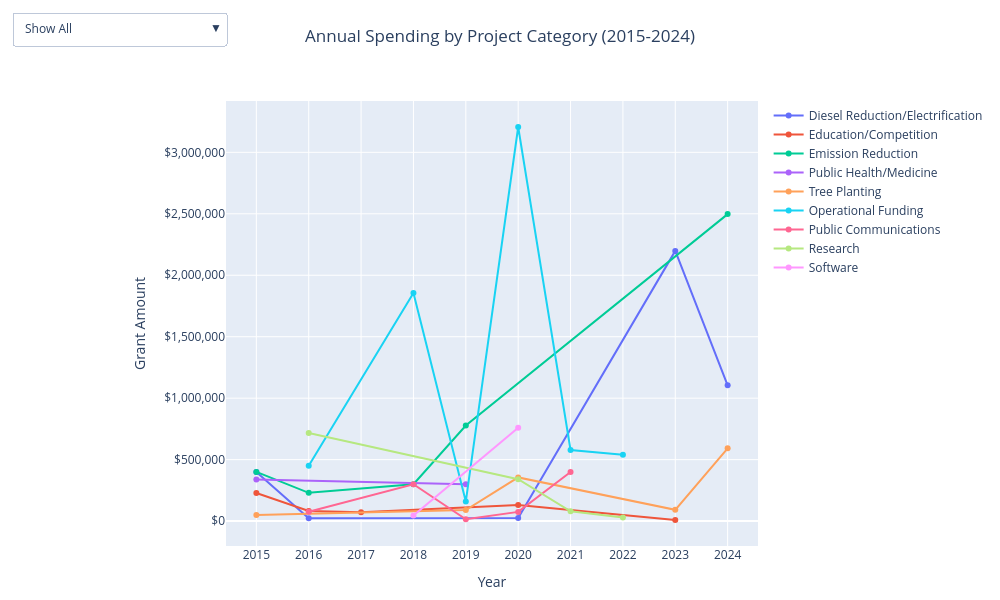

Notebook cell for this chart:
### Code cell
# Spending by Project Category

# --- CREATE THE FIGURE ---
fig = go.Figure()

# Add a line for each category
for cat in categories:
    temp_df = df_grouped[df_grouped['Project Category'] == cat]
    fig.add_trace(
        go.Scatter(
            x=temp_df['Year'], 
            y=temp_df['Grant Amount'], 
            name=cat, 
            mode='lines+markers', # Added markers for better visibility
            visible=True
        )
    )

# --- CREATE THE DROPDOWN & LAYOUT ---
fig.update_layout(
    updatemenus=[
        {
            "buttons": [
                {
                    "label": "Show All",
                    "method": "update",
                    "args": [{"visible": [True] * len(categories)}, {"title": "All Project Spending"}]
                },
                *[
                    {
                        "label": cat,
                        "method": "update",
                        "args": [
                            {"visible": [c == cat for c in categories]},
                            {"title": f"Spending: {cat}"}
                        ]
                    } for cat in categories
                ]
            ],
            "direction": "down",
            "showactive": True,
            "x": 0.0, # Moved to far left
            "y": 1.2  # Moved slightly higher to avoid overlapping the title
        }
    ],
    width=1000,
    height=600,
    autosize=False,
    margin=dict(l=50, r=50, t=100, b=50),
    xaxis=dict(title="Year", tickmode='linear'), # Ensures every year shows up
    yaxis=dict(
        title="Grant Amount",
        tickprefix="$",    # Adds $ to the start of every number
        tickformat=",",    # Adds commas (e.g., 1,000,000)
    ),
    title={
            'text': "Annual Spending by Project Category (2015-2024)",
            'y': 0.95,           # Vertical position (0 to 1)
            'x': 0.5,            # Horizontal position (0.5 is center)
            'xanchor': 'center', # Ensures the center of the text aligns with the x coordinate
            'yanchor': 'top'
    }
)

fig.show()

# Export for Wix
# html_snippet = fig.to_html(full_html=False, include_plotlyjs='cdn')
# print(html_snippet)

### Figure 1 — Plotly figure (JSON) as saved in the notebook; plotly's stock layout.template omitted (floating-point values rounded to 4 significant figures)
{"data": [{"mode": "lines+markers", "name": "Diesel Reduction/Electrification", "type": "scatter", "visible": true, "x": [2015, 2016, 2020, 2023, 2024], "y": [400000, 24000, 25000, 2198339, 1105061]}, {"mode": "lines+markers", "name": "Education/Competition", "type": "scatter", "visible": true, "x": [2015, 2016, 2017, 2020, 2023], "y": [229000, 82000, 72500, 131495, 9000]}, {"mode": "lines+markers", "name": "Emission Reduction", "type": "scatter", "visible": true, "x": [2015, 2016, 2018, 2019, 2024], "y": [400000, 230000, 300000, 777100, 2497450]}, {"mode": "lines+markers", "name": "Public Health/Medicine", "type": "scatter", "visible": true, "x": [2015, 2019], "y": [337600, 300000]}, {"mode": "lines+markers", "name": "Tree Planting", "type": "scatter", "visible": true, "x": [2015, 2019, 2020, 2023, 2024], "y": [50000, 90000, 355555, 92000, 592000]}, {"mode": "lines+markers", "name": "Operational Funding", "type": "scatter", "visible": true, "x": [2016, 2018, 2019, 2020, 2021, 2022], "y": [450000, 1854962, 159765, 3206101, 578684, 539125]}, {"mode": "lines+markers", "name": "Public Communications", "type": "scatter", "visible": true, "x": [2016, 2018, 2019, 2020, 2021], "y": [75900, 300000, 15000, 75000, 400000]}, {"mode": "lines+markers", "name": "Research", "type": "scatter", "visible": true, "x": [2016, 2020, 2021, 2022], "y": [717246, 340554, 79897, 30000]}, {"mode": "lines+markers", "name": "Software", "type": "scatter", "visible": true, "x": [2018, 2020], "y": [45000, 758725]}], "layout": {"autosize": false, "height": 600, "margin": {"b": 50, "l": 50, "r": 50, "t": 100}, "title": {"text": "Annual Spending by Project Category (2015-2024)", "x": 0.5, "xanchor": "center", "y": 0.95, "yanchor": "top"}, "updatemenus": [{"buttons": [{"args": [{"visible": [true, true, true, true, true, true, true, true, true]}, {"title": "All Project Spending"}], "label": "Show All", "method": "update"}, {"args": [{"visible": [true, false, false, false, false, false, false, false, false]}, {"title": "Spending: Diesel Reduction/Electrification"}], "label": "Diesel Reduction/Electrification", "method": "update"}, {"args": [{"visible": [false, true, false, false, false, false, false, false, false]}, {"title": "Spending: Education/Competition"}], "label": "Education/Competition", "method": "update"}, {"args": [{"visible": [false, false, true, false, false, false, false, false, false]}, {"title": "Spending: Emission Reduction"}], "label": "Emission Reduction", "method": "update"}, {"args": [{"visible": [false, false, false, true, false, false, false, false, false]}, {"title": "Spending: Public Health/Medicine"}], "label": "Public Health/Medicine", "method": "update"}, {"args": [{"visible": [false, false, false, false, true, false, false, false, false]}, {"title": "Spending: Tree Planting"}], "label": "Tree Planting", "method": "update"}, {"args": [{"visible": [false, false, false, false, false, true, false, false, false]}, {"title": "Spending: Operational Funding"}], "label": "Operational Funding", "method": "update"}, {"args": [{"visible": [false, false, false, false, false, false, true, false, false]}, {"title": "Spending: Public Communications"}], "label": "Public Communications", "method": "update"}, {"args": [{"visible": [false, false, false, false, false, false, false, true, false]}, {"title": "Spending: Research"}], "label": "Research", "method": "update"}, {"args": [{"visible": [false, false, false, false, false, false, false, false, true]}, {"title": "Spending: Software"}], "label": "Software", "method": "update"}], "direction": "down", "showactive": true, "x": 0, "y": 1.2}], "width": 1000, "xaxis": {"tickmode": "linear", "title": {"text": "Year"}}, "yaxis": {"tickformat": ",", "tickprefix": "$", "title": {"text": "Grant Amount"}}}}
